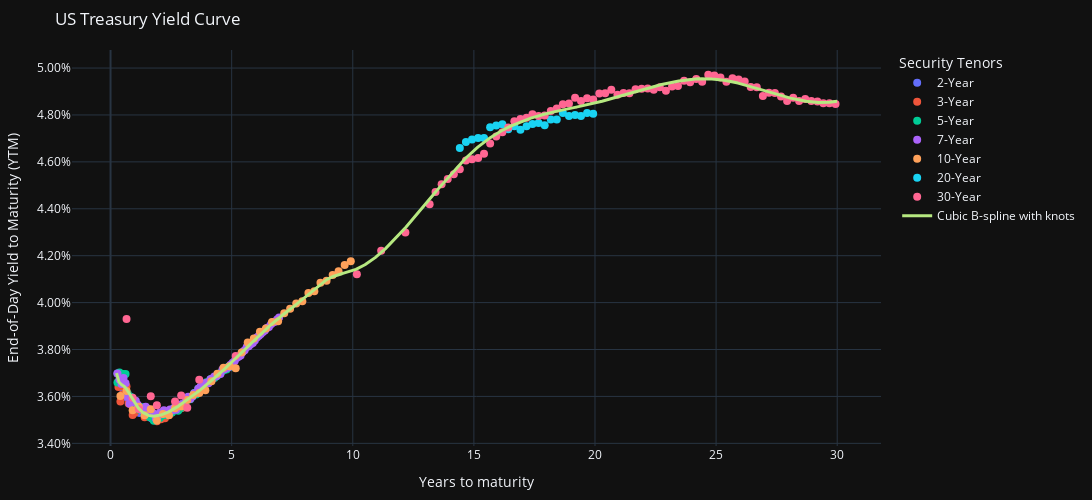

Notebook source saved alongside this figure:
### Code cell
usts = USTs(date=datetime.date(2025, 12, 15))
ust_set = usts.get_current_UST_set(settlement_date=datetime.datetime(2025, 12, 18),
                                   get_ytms=True,
                                   include_FRNs=False,
                                   include_TIPS=False,
                                   include_outstanding=False)
usts.plot_ust_curve(bspline_curve=True, univariate_spline=False, mles_spline=False)
